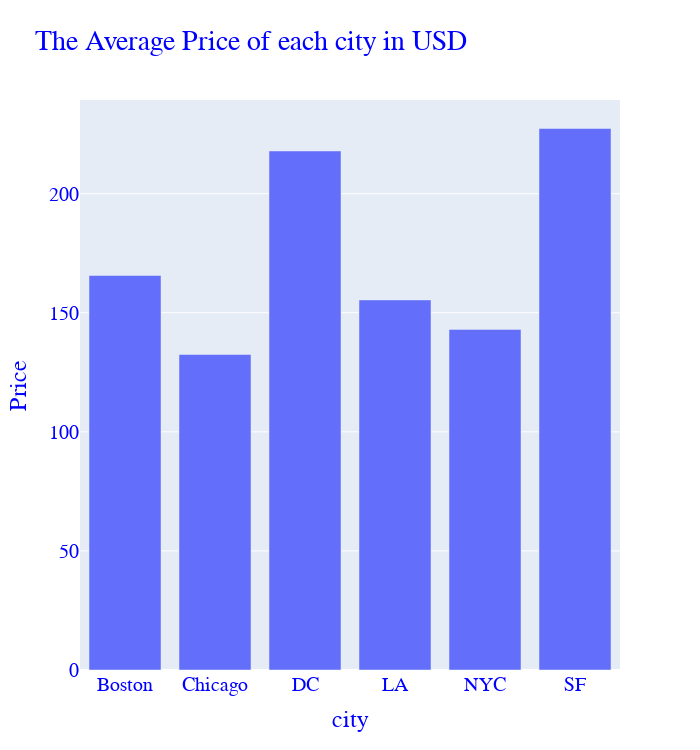

The code cell stored with this chart in its notebook:
### Code cell
# Graph the feature importance
fig = px.bar(city_price_df, 
             x="city", 
             y="Price", 
             title ="The Average Price of each city in USD", 
             height=750,
             width=700)

fig.update_layout(
    font=dict(
        family="Courier New, monospace",
        size=20,  # Set the font size here
        color="Blue"
    )
)
fig.show()

### Figure 1 — Plotly figure (JSON) as saved in the notebook; plotly's stock layout.template omitted (floating-point values rounded to 4 significant figures)
{"data": [{"alignmentgroup": "True", "hovertemplate": "city=%{x}<br>Price=%{y}<extra></extra>", "legendgroup": "", "marker": {"color": "#636efa", "pattern": {"shape": ""}}, "name": "", "offsetgroup": "", "orientation": "v", "showlegend": false, "textposition": "auto", "type": "bar", "x": ["Boston", "Chicago", "DC", "LA", "NYC", "SF"], "xaxis": "x", "y": [165.6, 132.5, 217.9, 155.4, 143.0, 227.4], "yaxis": "y"}], "layout": {"barmode": "relative", "font": {"color": "Blue", "family": "Courier New, monospace", "size": 20}, "height": 750, "legend": {"tracegroupgap": 0}, "title": {"text": "The Average Price of each city in USD"}, "width": 700, "xaxis": {"anchor": "y", "domain": [0, 1], "title": {"text": "city"}}, "yaxis": {"anchor": "x", "domain": [0, 1], "title": {"text": "Price"}}}}
